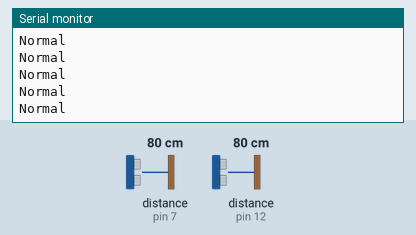
Simulated run of this sketch. Board: Arduino Uno, built with avr-gcc and run on an emulated ATmega328P. On the bench: the last lines printed to the serial monitor. Wiring (inferred from the names in the program): 2 × ultrasonic range finder: trigger pin 8, echo pin 7 / trigger pin 13, echo pin 12. The test bench sets the inputs (shaded band); at power-on: distance to the obstacle (sensors on pin 7, pin 12) 80 cm. The echo pulse lasts 58.3 µs per cm.

Above: at 1.2 s.
1.3 s: distance to the obstacle (sensor on pin 7) set to 2 cm
At 2.8 s:
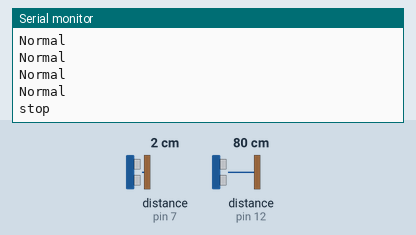
4.3 s: distance to the obstacle (sensor on pin 12) set to 2 cm
At 5.0 s:
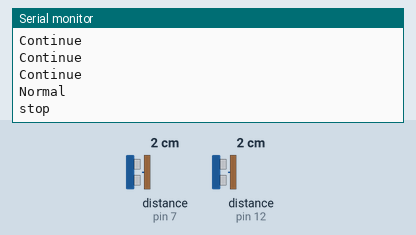
7.3 s: distance to the obstacle (sensor on pin 7) set to 35 cm
At 8.2 s:
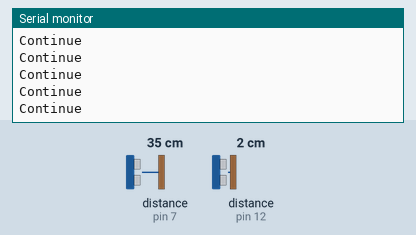

Measured:
- after the input at 1.3 s, the serial monitor: prints a new line at once (image 1)

The sketch:

main.ino
```cpp
enum {
	ECHO_PIN1 = 7 ,
	TRIG_PIN1 = 8 ,
	ECHO_PIN2 = 12,
	TRIG_PIN2 = 13
};

bool before=0;
long beforedis1,beforedis2;
void setup()
{
	Serial.begin(38400);
	pinMode(ECHO_PIN1,  INPUT);
	pinMode(TRIG_PIN1, OUTPUT);
	pinMode(ECHO_PIN2,  INPUT);
	pinMode(TRIG_PIN2, OUTPUT);
	before = 0;
	beforedis1=beforedis2=100;
}

long trigerSend(int trig,int echo)
{
	digitalWrite(trig, LOW);
	delayMicroseconds(2);
	digitalWrite(trig, HIGH); // Pulse for 10ms to trigger ultrasonic detection
	delayMicroseconds(10);
	digitalWrite(trig, LOW);
	long duration = pulseIn(echo, HIGH); // Read receiver pulse time
	long distance = (duration / 2) / 29.1;
	return distance;
}


/*
 * if find the object :
 *   stop
 *   if move:
 *     slow
 *   else:
 *     ignore
 */

/* status code
0:Continue
1:slow
2:ignore
*/

int observe()
{
	long  dis1 = trigerSend(TRIG_PIN1,ECHO_PIN1),
	      dis2 = trigerSend(TRIG_PIN2,ECHO_PIN2);

	if( (dis1 < 20 || dis2 < 20) && !before)
	{
		Serial.println("stop");
		//motor stop
		delay(1000);

		for(int i=0;i<50;++i)
		{
			long  disA = trigerSend(TRIG_PIN1,ECHO_PIN1),
				  disB = trigerSend(TRIG_PIN2,ECHO_PIN2);

			if ( (dis1<20 && abs(disA-dis1) > 3) ||
			     (dis2<20 && abs(disB-dis2) > 3)   )
			{
				Serial.println("slow");
//				delay(1000);//for debug use
				//motor slow
				before = 1;
				beforedis1 = dis1;
				beforedis2 = dis2;
				return 1;
			}
			delay(10);
		}
		Serial.println("Ignore");
//		delay(1000);//for debug use
		//motor go
		beforedis1 = dis1;
		beforedis2 = dis2;
		before = 1;
		return 2;
	}
	else if ( (dis1<20?beforedis1<20:1) &&
	          (dis2<20?beforedis2<20:1) && before)
	{
		Serial.println("Continue");
		beforedis1 = dis1;
		beforedis2 = dis2;
		return 0;
	}
	else
	{
		before=0;
		beforedis1 = dis1;
		beforedis2 = dis2;
		Serial.println("Normal");
		return 0;
		//motor go
	}

	Serial.println(dis1);
	Serial.println(dis2);
	Serial.println("--");
	delay(100);

}

void loop()
{
	int code = observe();
}
```
